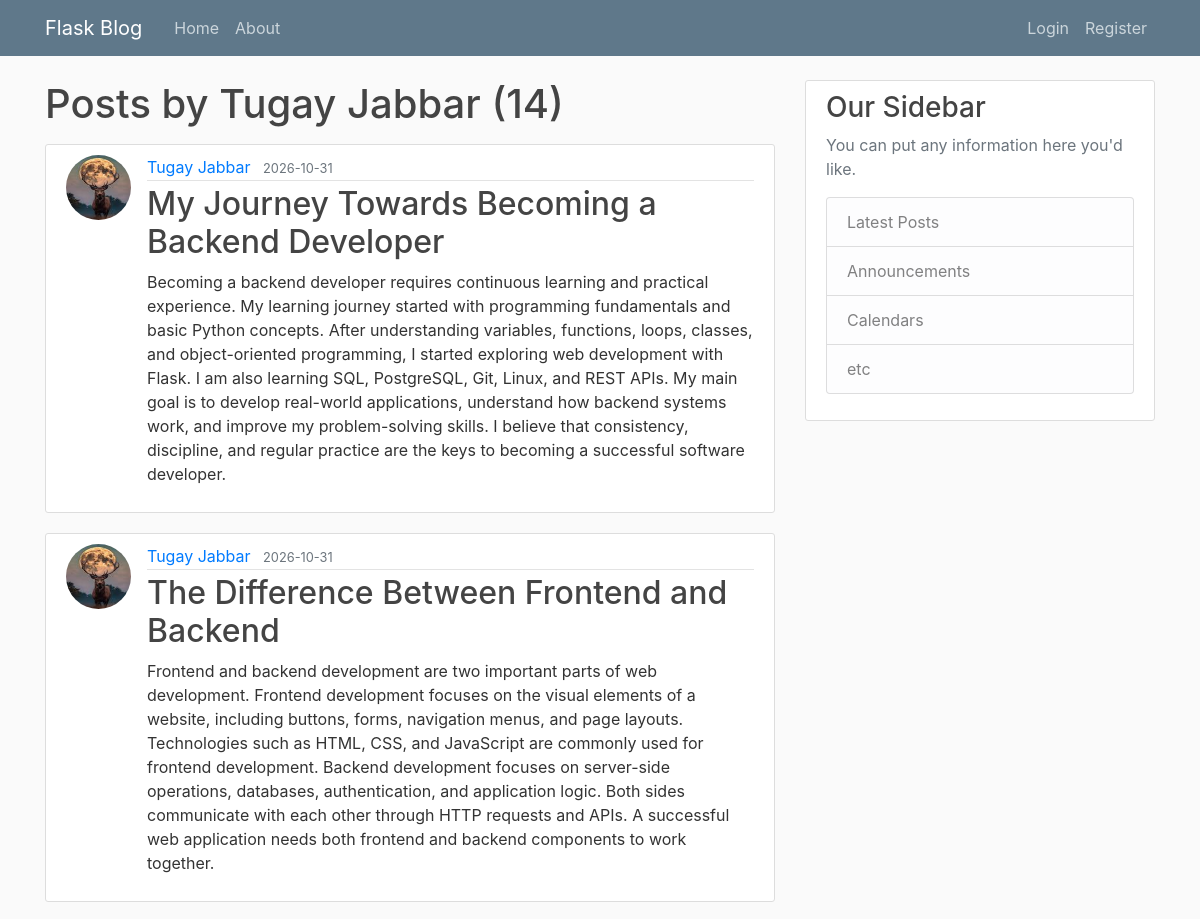
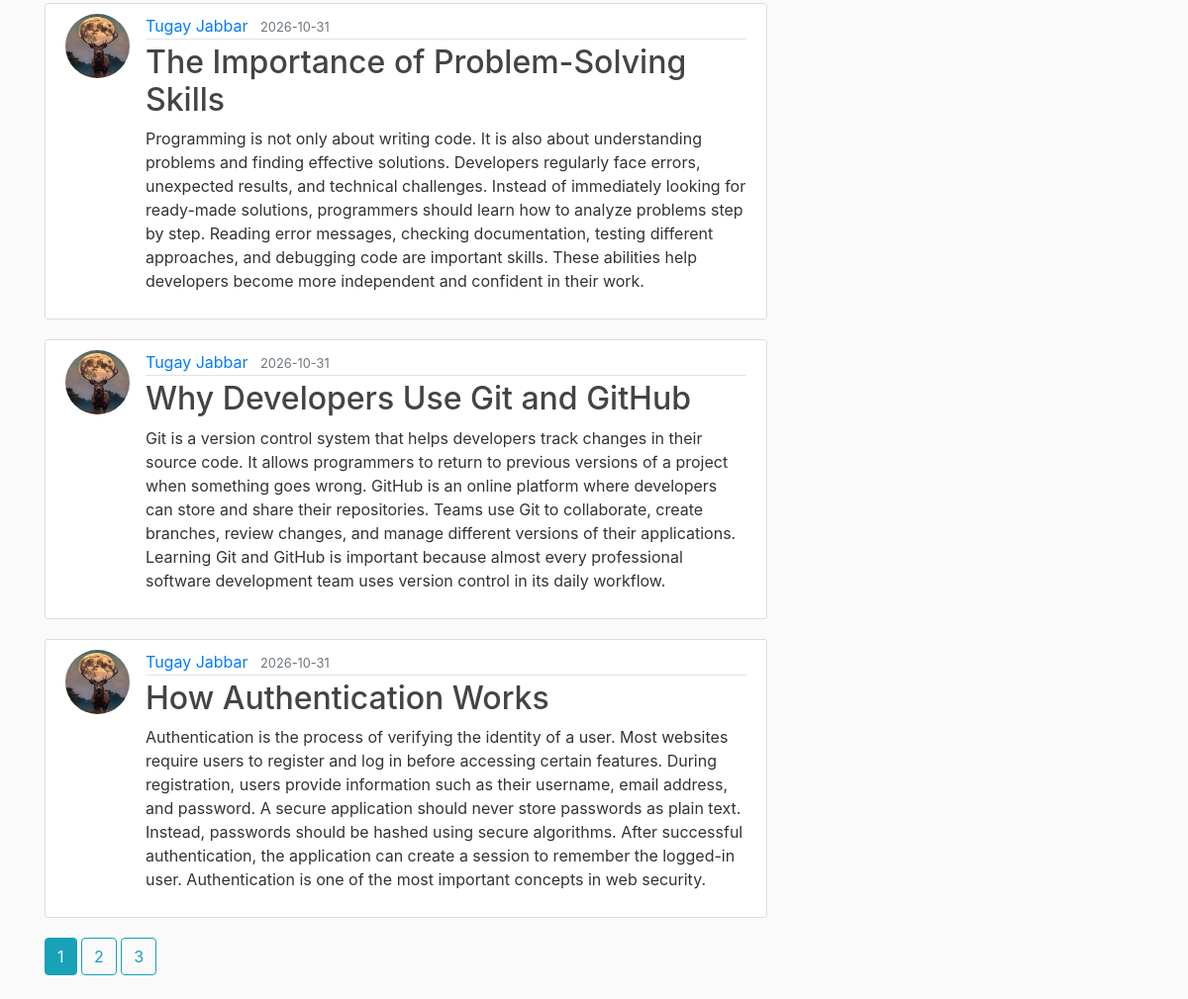
The page /user/Tugay Jabbar on the database its author committed (2 pictures, top to bottom).
### flaskblog/models.py (models this page shows, shortened)
class User(db.Model, UserMixin):
    id = db.Column(db.Integer, primary_key=True)
    username = db.Column(db.String(20), unique=True, nullable=False)
    email = db.Column(db.String(120), unique=True, nullable=False)
    image_file = db.Column(db.String(20), nullable=False, default='default.jpg')
    password = db.Column(db.String(60), nullable=False)
    posts = db.relationship('Post', backref='author', lazy=True)

class Post(db.Model):
    id = db.Column(db.Integer, primary_key=True)
    title = db.Column(db.String(100), nullable=False)
    date_posted = db.Column(db.DateTime, nullable=False, default=datetime.utcnow)
    content = db.Column(db.Text, nullable=False)
    user_id = db.Column(db.Integer, db.ForeignKey('user.id'), nullable=False)

### flaskblog/users/routes.py (the view)
@users.route("/user/<string:username>")
def user_posts(username):
    page = request.args.get('page', 1, type=int)
    user = User.query.filter_by(username=username).first_or_404()
    posts = Post.query.filter_by(author=user)\
        .order_by(Post.date_posted.desc())\
        .paginate(page=page, per_page=5)
    return render_template('user_posts.html', posts=posts, user=user)

### flaskblog/templates/user_posts.html
{% extends "layout.html" %}
{% block content %}
    <h1 class="mb-3">Posts by {{ user.username }} ({{ posts.total }})</h1>
    {% for post in posts.items %}
        <article class="media content-section">
          <img class="rounded-circle article-img" src="{{ url_for('static', filename='profile_pics/' + post.author.image_file) }}">
          <div class="media-body">
            <div class="article-metadata">
              <a class="mr-2" href="{{ url_for('users.user_posts', username=post.author.username) }}">{{ post.author.username }}</a>
              <small class="text-muted">{{ post.date_posted.strftime('%Y-%m-%d') }}</small>
            </div>
            <h2><a class="article-title" href="{{ url_for('posts.post', post_id=post.id) }}">{{ post.title }}</a></h2>
            <p class="article-content">{{ post.content }}</p>
          </div>
        </article>
    {% endfor %}
    {% for page_num in posts.iter_pages(left_edge=1, right_edge=1, left_current=1, right_current=2) %}
      {% if page_num %}
        {% if posts.page == page_num %}
          <a class="btn btn-info mb-4" href="{{ url_for('users.user_posts', username=user.username, page=page_num) }}">{{ page_num }}</a>
        {% else %}
          <a class="btn btn-outline-info mb-4" href="{{ url_for('users.user_posts', username=user.username, page=page_num) }}">{{ page_num }}</a>
        {% endif %}
      {% else %}
        ...
      {% endif %}
    {% endfor %}
{% endblock content %}

### flaskblog/static/main.css (style rules this page uses)
body { background: #fafafa; color: #333333; margin-top: 5rem; }
h1, h2, h3, h4, h5, h6 { color: #444444; }
.content-section { background: #ffffff; padding: 10px 20px; border: 1px solid #dddddd; border-radius: 3px; margin-bottom: 20px; }
.article-title { color: #444444; }
.article-content { white-space: pre-line; }
.article-img { height: 65px; width: 65px; margin-right: 16px; }
.article-metadata { padding-bottom: 1px; margin-bottom: 4px; border-bottom: 1px solid #e3e3e3 }

### rows shown on the page
User: username "Tugay Jabbar"
Post: image_file (picture), author.username "Tugay Jabbar", date_posted "2026-10-31", title "My Journey Towards Becoming a Backend Developer", content "Becoming a backend developer requires continuous learning and practical experience. My learning journey started with programming fundamentals and basic Python concepts. After understanding variables, functions, loops, classes, and object-oriented programming, I started exploring web development with Flask. I am also learning SQL, PostgreSQL, Git, Linux, and REST APIs. My main goal is to develop real-world applications, understand how backend systems work, and improve my problem-solving skills. I believe that consistency, discipline, and regular practice are the keys to becoming a successful software developer."
Post: image_file (picture), author.username "Tugay Jabbar", date_posted "2026-10-31", title "The Difference Between Frontend and Backend", content "Frontend and backend development are two important parts of web development. Frontend development focuses on the visual elements of a website, including buttons, forms, navigation menus, and page layouts. Technologies such as HTML, CSS, and JavaScript are commonly used for frontend development. Backend development focuses on server-side operations, databases, authentication, and application logic. Both sides communicate with each other through HTTP requests and APIs. A successful web application needs both frontend and backend components to work together."
Post: image_file (picture), author.username "Tugay Jabbar", date_posted "2026-10-31", title "The Importance of Problem-Solving Skills", content "Programming is not only about writing code. It is also about understanding problems and finding effective solutions. Developers regularly face errors, unexpected results, and technical challenges. Instead of immediately looking for ready-made solutions, programmers should learn how to analyze problems step by step. Reading error messages, checking documentation, testing different approaches, and debugging code are important skills. These abilities help developers become more independent and confident in their work."
Post: image_file (picture), author.username "Tugay Jabbar", date_posted "2026-10-31", title "Why Developers Use Git and GitHub", content "Git is a version control system that helps developers track changes in their source code. It allows programmers to return to previous versions of a project when something goes wrong. GitHub is an online platform where developers can store and share their repositories. Teams use Git to collaborate, create branches, review changes, and manage different versions of their applications. Learning Git and GitHub is important because almost every professional software development team uses version control in its daily workflow."
Post: image_file (picture), author.username "Tugay Jabbar", date_posted "2026-10-31", title "How Authentication Works", content "Authentication is the process of verifying the identity of a user. Most websites require users to register and log in before accessing certain features. During registration, users provide information such as their username, email address, and password. A secure application should never store passwords as plain text. Instead, passwords should be hashed using secure algorithms. After successful authentication, the application can create a session to remember the logged-in user. Authentication is one of the most important concepts in web security."

### other values the page prints
{{ posts.total }} "14"
{{ page_num }} "1"
{{ page_num }} "2" "3"
